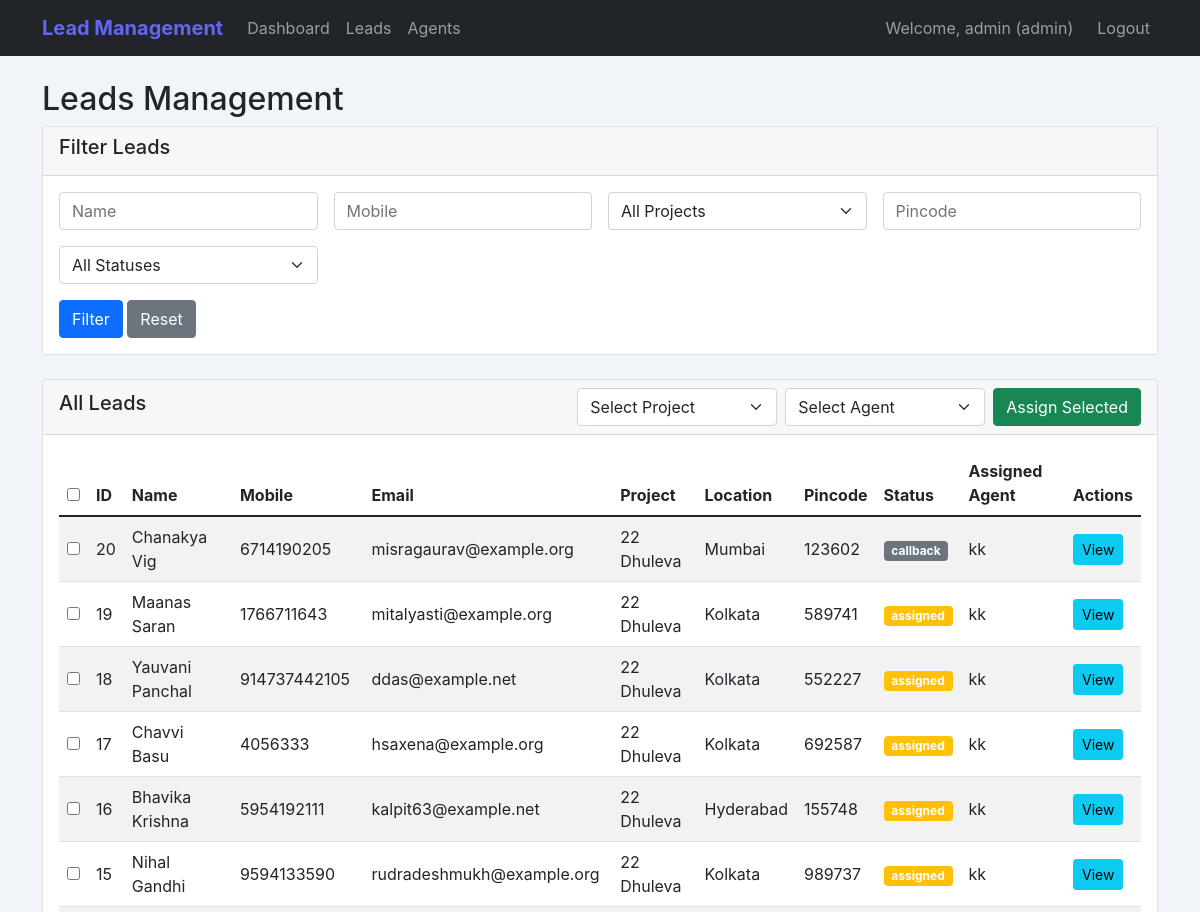
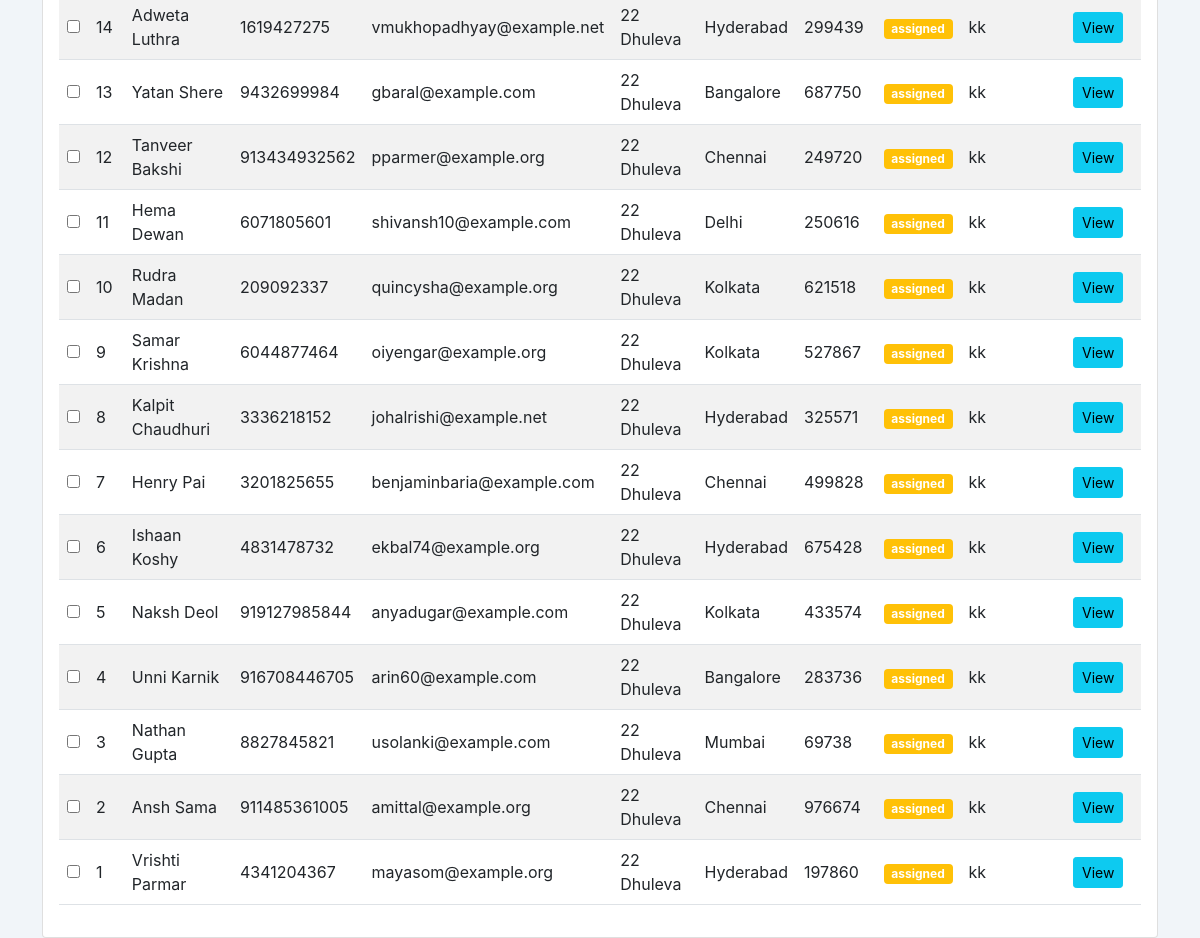
Page /admin/leads (signed in) on the committed database (2 pictures, top to bottom).
### models.py (models this page shows, shortened)
class User(UserMixin, db.Model):
    id = db.Column(db.Integer, primary_key=True)
    username = db.Column(db.String(80), unique=True, nullable=False)
    email = db.Column(db.String(120), unique=True, nullable=False)
    password = db.Column(db.String(200), nullable=False)
    role = db.Column(db.Enum(UserRole), nullable=False)
    is_active = db.Column(db.Boolean, default=True)
    created_at = db.Column(db.DateTime, default=datetime.utcnow)
    phone_number = db.Column(db.String(20), nullable=True)
    department = db.Column(db.String(100), nullable=True)
    assigned_leads = db.relationship('Lead', backref='assigned_agent', lazy=True, foreign_keys='Lead.assigned_agent_id')
    feedbacks = db.relationship('LeadFeedback', backref='agent', lazy=True)
    call_logs = db.relationship('CallLog', backref='agent', lazy=True)
    reassignments_from = db.relationship('LeadReassignment', foreign_keys='LeadReassignment.from_agent_id', backref='from_agent', lazy=True)
    reassignments_to = db.relationship('LeadReassignment', foreign_keys='LeadReassignment.to_agent_id', backref='to_agent', lazy=True)

class Lead(db.Model):
    id = db.Column(db.Integer, primary_key=True)
    name = db.Column(db.String(200), nullable=False)
    email = db.Column(db.String(200), nullable=True)
    mobile = db.Column(db.String(15), nullable=False)
    pincode = db.Column(db.String(10), nullable=True)
    project_name = db.Column(db.String(200), nullable=False, default='N/A')
    source = db.Column(db.String(100), nullable=True, default='N/A')
    year = db.Column(db.Integer, nullable=True)
    location = db.Column(db.String(100), nullable=True, default='N/A')
    project_id = db.Column(db.Integer, db.ForeignKey('project.id'), nullable=True)
    project = db.relationship('Project', backref='leads')
    assigned_agent_id = db.Column(db.Integer, db.ForeignKey('user.id'), nullable=True)
    assigned_date = db.Column(db.DateTime, nullable=True)
    status = db.Column(db.String(50), default='new')  # new, assigned, interested, not_interested, callback, completed, reassigned, channel_partner, interested_other  # UPDATED
    alternate_phone = db.Column(db.String(15), nullable=True)
    address = db.Column(db.Text, nullable=True)
    city = db.Column(db.String(100), nullable=True)
    state = db.Column(db.String(100), nullable=True)
    country = db.Column(db.String(100), nullable=True, default='India')
    priority = db.Column(db.String(20), default='medium')  # low, medium, high, urgent
    category = db.Column(db.String(100), nullable=True)  # residential, commercial, plot, etc.
    created_at = db.Column(db.DateTime, default=datetime.utcnow)
    updated_at = db.Column(db.DateTime, default=datetime.utcnow, onupdate=datetime.utcnow)
    call_logs = db.relationship('CallLog', backref='lead', lazy=True, cascade='all, delete-orphan')
    feedbacks = db.relationship('LeadFeedback', backref='lead', lazy=True, cascade='all, delete-orphan')
    reassignments = db.relationship('LeadReassignment', backref='lead', lazy=True, cascade='all, delete-orphan')
    assignment_history = db.relationship('LeadAssignmentHistory', backref='lead', lazy=True, cascade='all, delete-orphan')

class Project(db.Model):
    __tablename__ = "project"
    id = db.Column(db.Integer, primary_key=True)
    project_id = db.Column(db.String(100), nullable=False, unique=True)
    name = db.Column(db.String(200), nullable=False, unique=True)
    created_at = db.Column(db.DateTime, default=datetime.utcnow)
    updated_at = db.Column(
        db.DateTime,
        default=datetime.utcnow,
        onupdate=datetime.utcnow
    )

### routes/admin_routes.py (the view)
@admin_bp.route('/leads', methods=['GET'])
@login_required
def leads_management():
    if not admin_required():
        return redirect(url_for('agent.dashboard'))
    query = Lead.query
    if request.args.get('name'):
        query = query.filter(Lead.name.ilike(f"%{request.args['name']}%"))
    if request.args.get('mobile'):
        query = query.filter(Lead.mobile.ilike(f"%{request.args['mobile']}%"))
    if request.args.get('project_name'):
        query = query.filter(Lead.project_name.ilike(f"%{request.args['project_name']}%"))
    if request.args.get('pincode'):
        query = query.filter(Lead.pincode.ilike(f"%{request.args['pincode']}%"))
    if request.args.get('status') and request.args.get('status') != 'all':
        query = query.filter(Lead.status == request.args['status'])
    if request.args.get('agent_id') and request.args.get('agent_id') != 'all':
        query = query.filter(Lead.assigned_agent_id == request.args['agent_id'])
    sort_by = request.args.get('sort_by', 'id')
    sort_order = request.args.get('sort_order', 'desc')
    if sort_by == 'name':
        query = query.order_by(Lead.name.asc() if sort_order == 'asc' else Lead.name.desc())
    elif sort_by == 'created_at':
        query = query.order_by(Lead.created_at.asc() if sort_order == 'asc' else Lead.created_at.desc())
    elif sort_by == 'assigned_date':
        query = query.order_by(Lead.assigned_date.asc() if sort_order == 'asc' else Lead.assigned_date.desc())
    else:
        query = query.order_by(Lead.id.asc() if sort_order == 'asc' else Lead.id.desc())
    leads = query.all()
    agents = User.query.filter_by(role=UserRole.AGENT, is_active=True).all()
    total_leads = Lead.query.count()
    new_leads = Lead.query.filter_by(status='new').count()
    assigned_leads = Lead.query.filter_by(status='assigned').count()
    completed_leads = Lead.query.filter_by(status='completed').count()
    projects = Project.query.all()
    return render_template('admin/leads_management.html',
                         leads=leads,
                         agents=agents,
                         total_leads=total_leads,
                         new_leads=new_leads,
                         assigned_leads=assigned_leads,
                         completed_leads=completed_leads,    projects=projects)

### routes/admin_routes.py (called while the page is built)
def admin_required():
    if current_user.role != UserRole.ADMIN:
        flash('Access denied!', 'error')
        return False
    return True

### templates/admin/leads_management.html (shortened to what this page needs)
{% extends "base.html" %}
{% block content %}
<div class="row">
    <div class="col-12">
        <h2>Leads Management</h2>
        <div class="card mb-4">
            <div class="card-header">
                <h5>Filter Leads</h5>
            </div>
            <div class="card-body">
                <form method="GET" action="{{ url_for('admin.leads_management') }}" class="row g-3">
                    <div class="col-md-3">
                        <input type="text" name="name" class="form-control" placeholder="Name"
                               value="{{ request.args.get('name', '') }}">
                    </div>
                    <div class="col-md-3">
                        <input type="text" name="mobile" class="form-control" placeholder="Mobile"
                               value="{{ request.args.get('mobile', '') }}">
                    </div>
                    <div class="col-md-3">
                        <select class="form-select" name="project_id">
                            <option value="">All Projects</option>
                        </select>
                    </div>
                    <div class="col-md-3">
                        <input type="text" name="pincode" class="form-control" placeholder="Pincode"
                               value="{{ request.args.get('pincode', '') }}">
                    </div>
                    <div class="col-md-3">
                        <select name="status" class="form-select">
                            <option value="">All Statuses</option>
                        </select>
                    </div>
                    <div class="col-12">
                        <button type="submit" class="btn btn-primary">Filter</button>
                        <a href="{{ url_for('admin.leads_management') }}" class="btn btn-secondary">Reset</a>
                    </div>
                </form>
            </div>
        </div>
        <form method="POST" action="{{ url_for('admin.bulk_assign') }}">
            <div class="card">
                <div class="card-header d-flex justify-content-between align-items-center">
                    <h5>All Leads</h5>
                    <div class="d-flex align-items-center">
                        <select name="project_id" class="form-select me-2" style="width:200px" required>
                            <option value="">Select Project</option>
                        </select>
                        <select name="agent_id" class="form-select me-2" style="width:200px" required>
                            <option value="">Select Agent</option>
                        </select>
                        <button type="submit" class="btn btn-success">Assign Selected</button>
                    </div>
                </div>
                <div class="card-body">
                    <div class="table-responsive">
                        <table class="table table-striped align-middle">
                            <thead>
                                <tr>
                                    <th><input type="checkbox" id="select-all"></th>
                                    <th>ID</th>
                                    <th>Name</th>
                                    <th>Mobile</th>
                                    <th>Email</th>
                                    <th>Project</th>
                                    <th>Location</th>
                                    <th>Pincode</th>
                                    <th>Status</th>
                                    <th>Assigned Agent</th>
                                    <th>Actions</th>
                                </tr>
                            </thead>
                            <tbody>
                                {% for lead in leads %}
                                <tr>
                                    <td><input type="checkbox" name="lead_ids" value="{{ lead.id }}"></td>
                                    <td>{{ lead.id }}</td>
                                    <td>{{ lead.name }}</td>
                                    <td>{{ lead.mobile }}</td>
                                    <td>{{ lead.email or "N/A" }}</td>
                                    <td>{{ lead.project.name if lead.project else "N/A" }}</td>
                                    <td>{{ lead.location }}</td>
                                    <td>{{ lead.pincode or "N/A" }}</td>
                                    <td>
                                        <span class="badge bg-{{ 'success' if lead.status == 'completed' else 'warning' if lead.status == 'assigned' else 'secondary' }}">
                                            {{ lead.status }}
                                        </span>
                                    </td>
                                    <td>{{ lead.assigned_agent.username if lead.assigned_agent else "Not Assigned" }}</td>
                                    <td>
                                        <a href="{{ url_for('admin.lead_details', lead_id=lead.id) }}"
                                           class="btn btn-info btn-sm">View</a>
                                    </td>
                                </tr>
                                {% endfor %}
                            </tbody>
                        </table>
                    </div>
                </div>
            </div>
        </form>
    </div>
</div>
{% endblock %}

### templates/base.html (shortened to what this page needs)
<!DOCTYPE html>
<html lang="en">
<head>
    <link href="https://cdn.jsdelivr.net/npm/bootstrap@5.1.3/dist/css/bootstrap.min.css" rel="stylesheet">
    <link href="https://cdnjs.cloudflare.com/ajax/libs/font-awesome/6.0.0/css/all.min.css" rel="stylesheet">
</head>
<body>
    <nav class="navbar navbar-expand-lg navbar-dark bg-dark">
        <div class="container">
            <a class="navbar-brand" href="{{ url_for('index') }}">Lead Management</a>
            {% if current_user.is_authenticated %}
            <div class="collapse navbar-collapse" id="navbarNav">
                <ul class="navbar-nav me-auto">
                    {% if current_user.role.value == 'admin' %}
                    <li class="nav-item">
                        <a class="nav-link" href="{{ url_for('admin.dashboard') }}">Dashboard</a>
                    </li>
                    <li class="nav-item">
                        <a class="nav-link" href="{{ url_for('admin.leads_management') }}">Leads</a>
                    </li>
                    <li class="nav-item">
                        <a class="nav-link" href="{{ url_for('admin.agents_management') }}">Agents</a>
                    </li>
                    {% endif %}
                </ul>
                <div class="navbar-nav">
                    <span class="navbar-text me-3">
                        Welcome, {{ current_user.username }} ({{ current_user.role.value }})
                    </span>
                    <a class="nav-link" href="{{ url_for('auth.logout') }}">Logout</a>
                </div>
            </div>
            {% endif %}
        </div>
    </nav>
    <div class="container mt-4">
        {% block content %}{% endblock %}
    </div>
</body>
</html>

### templates/base.html (style rules this page uses)
:root { --primary: #6366f1; --primary-dark: #4f46e5; --success: #10b981; --danger: #ef4444; --warning: #f59e0b; --info: #06b6d4; --dark: #1e293b; --light: #f8fafc; --border: #e2e8f0; --shadow: 0 1px 3px 0 rgba(0, 0, 0, 0.1); --shadow-lg: 0 10px 15px -3px rgba(0, 0, 0, 0.1); }
body { background: #f1f5f9; font-family: 'Inter', -apple-system, BlinkMacSystemFont, sans-serif; min-height: 100vh; }
.navbar-brand { font-weight: 700; color: var(--primary) !important; }

### rows in the picture
User: username "admin", role.value "admin"
Lead: id "20", name "Chanakya Vig", mobile "6714190205", email "misragaurav@example.org", project "22 Dhuleva", location "Mumbai", pincode "123602", status "callback", assigned_agent "kk"
Lead: id "19", name "Maanas Saran", mobile "1766711643", email "mitalyasti@example.org", project "22 Dhuleva", location "Kolkata", pincode "589741", status "assigned", assigned_agent "kk"
Lead: id "18", name "Yauvani Panchal", mobile "914737442105", email "ddas@example.net", project "22 Dhuleva", location "Kolkata", pincode "552227", status "assigned", assigned_agent "kk"
Lead: id "17", name "Chavvi Basu", mobile "4056333", email "hsaxena@example.org", project "22 Dhuleva", location "Kolkata", pincode "692587", status "assigned", assigned_agent "kk"
Lead: id "16", name "Bhavika Krishna", mobile "5954192111", email "kalpit63@example.net", project "22 Dhuleva", location "Hyderabad", pincode "155748", status "assigned", assigned_agent "kk"
Lead: id "15", name "Nihal Gandhi", mobile "9594133590", email "rudradeshmukh@example.org", project "22 Dhuleva", location "Kolkata", pincode "989737", status "assigned", assigned_agent "kk"
Lead: id "14", name "Adweta Luthra", mobile "1619427275", email "vmukhopadhyay@example.net", project "22 Dhuleva", location "Hyderabad", pincode "299439", status "assigned", assigned_agent "kk"
Lead: id "13", name "Yatan Shere", mobile "9432699984", email "gbaral@example.com", project "22 Dhuleva", location "Bangalore", pincode "687750", status "assigned", assigned_agent "kk"
Lead: id "12", name "Tanveer Bakshi", mobile "913434932562", email "pparmer@example.org", project "22 Dhuleva", location "Chennai", pincode "249720", status "assigned", assigned_agent "kk"
Lead: id "11", name "Hema Dewan", mobile "6071805601", email "shivansh10@example.com", project "22 Dhuleva", location "Delhi", pincode "250616", status "assigned", assigned_agent "kk"
Lead: id "10", name "Rudra Madan", mobile "209092337", email "quincysha@example.org", project "22 Dhuleva", location "Kolkata", pincode "621518", status "assigned", assigned_agent "kk"
Lead: id "9", name "Samar Krishna", mobile "6044877464", email "oiyengar@example.org", project "22 Dhuleva", location "Kolkata", pincode "527867", status "assigned", assigned_agent "kk"
Lead: id "8", name "Kalpit Chaudhuri", mobile "3336218152", email "johalrishi@example.net", project "22 Dhuleva", location "Hyderabad", pincode "325571", status "assigned", assigned_agent "kk"
Lead: id "7", name "Henry Pai", mobile "3201825655", email "benjaminbaria@example.com", project "22 Dhuleva", location "Chennai", pincode "499828", status "assigned", assigned_agent "kk"
Lead: id "6", name "Ishaan Koshy", mobile "4831478732", email "ekbal74@example.org", project "22 Dhuleva", location "Hyderabad", pincode "675428", status "assigned", assigned_agent "kk"
Lead: id "5", name "Naksh Deol", mobile "919127985844", email "anyadugar@example.com", project "22 Dhuleva", location "Kolkata", pincode "433574", status "assigned", assigned_agent "kk"
Lead: id "4", name "Unni Karnik", mobile "916708446705", email "arin60@example.com", project "22 Dhuleva", location "Bangalore", pincode "283736", status "assigned", assigned_agent "kk"
Lead: id "3", name "Nathan Gupta", mobile "8827845821", email "usolanki@example.com", project "22 Dhuleva", location "Mumbai", pincode "69738", status "assigned", assigned_agent "kk"
Lead: id "2", name "Ansh Sama", mobile "911485361005", email "amittal@example.org", project "22 Dhuleva", location "Chennai", pincode "976674", status "assigned", assigned_agent "kk"
Lead: id "1", name "Vrishti Parmar", mobile "4341204367", email "mayasom@example.org", project "22 Dhuleva", location "Hyderabad", pincode "197860", status "assigned", assigned_agent "kk"
